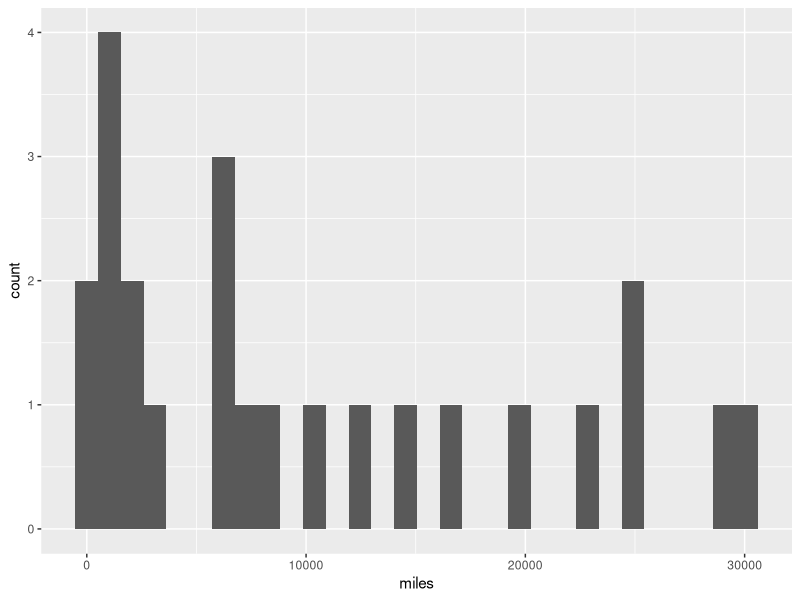

The R script that drew this image:
library(tidyverse)
df <- datasets::airmiles %>%
      tibble::enframe(name = "year", value = "miles")

# Create histogram
df %>% 
ggplot(aes(x = miles)) +
geom_histogram(bins = 30)
